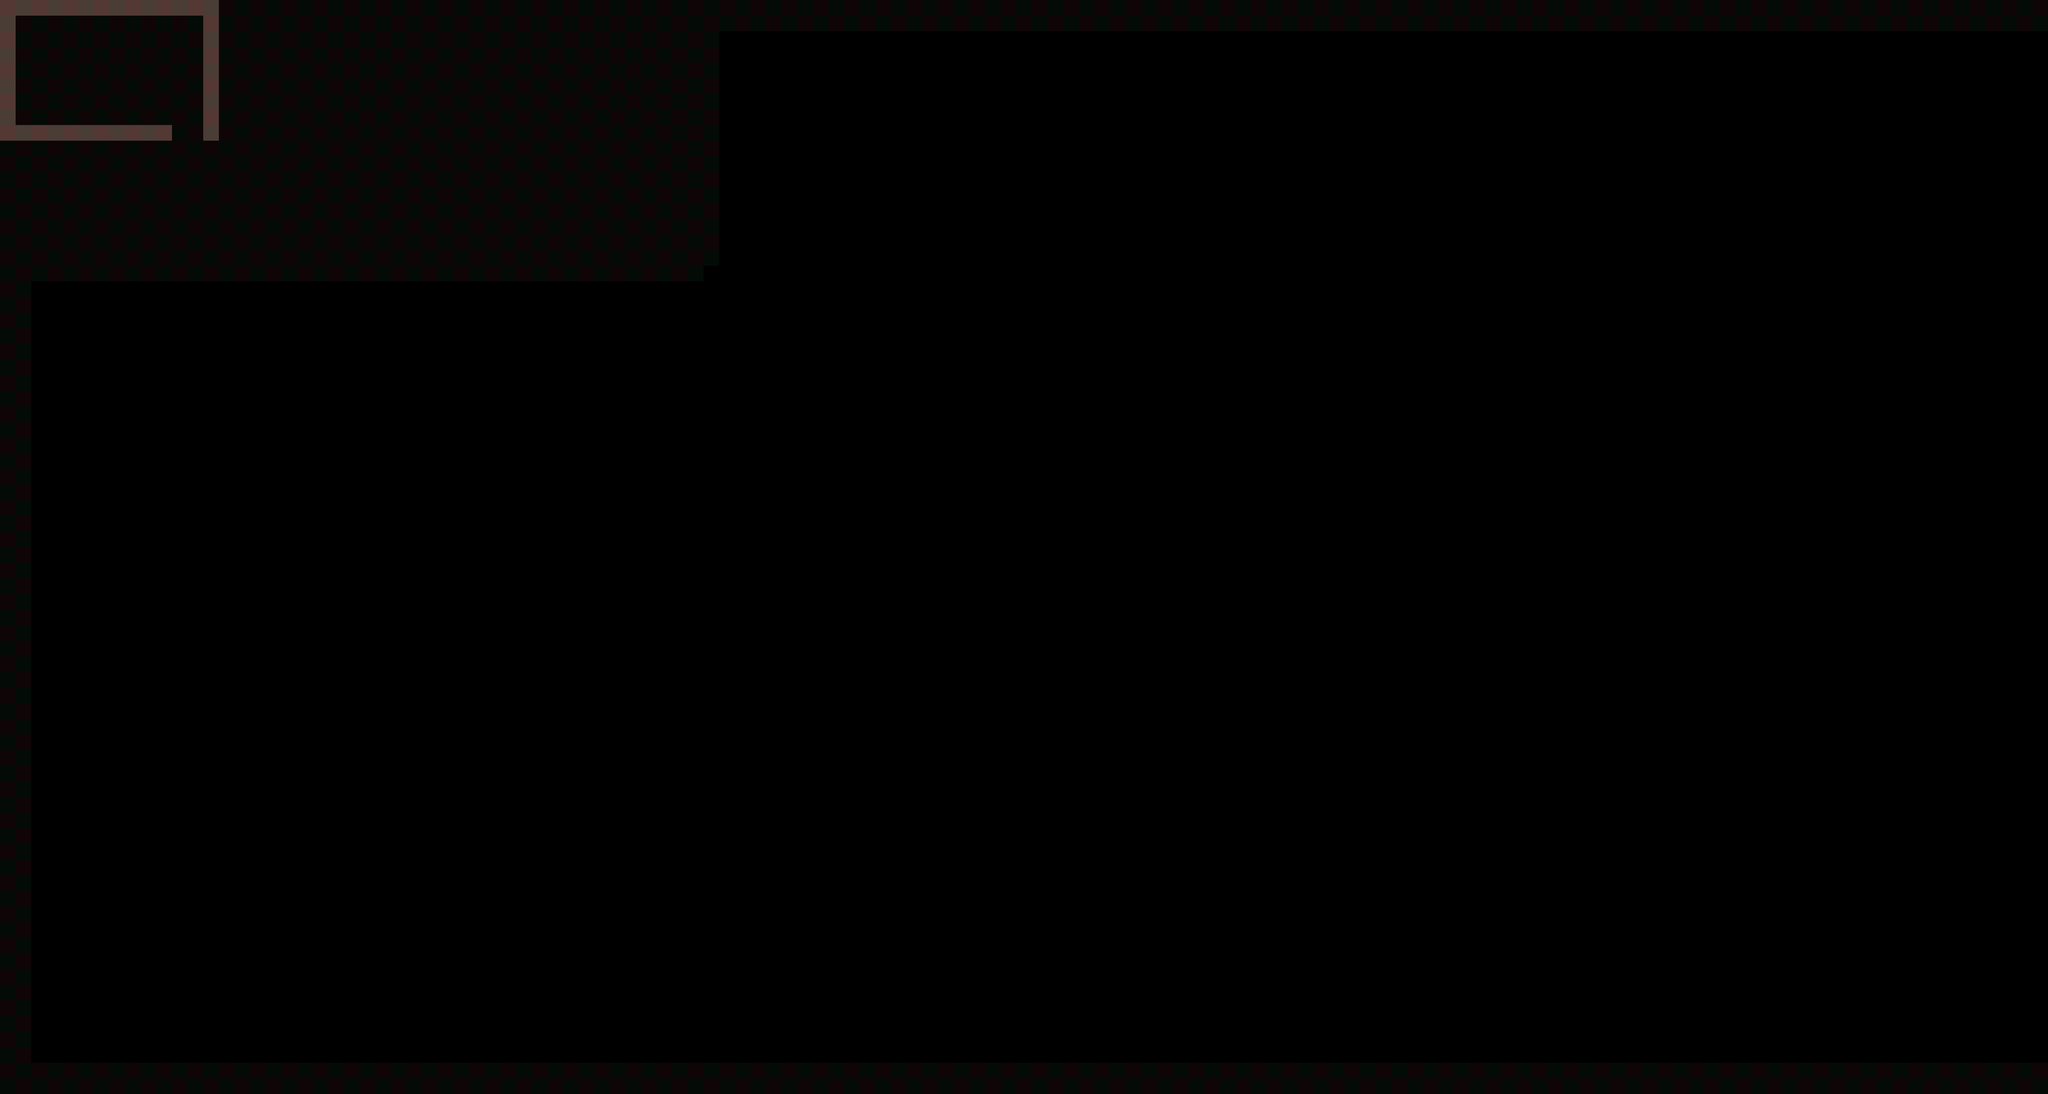

A level layout from a 2D game, rendered from its tile map. Below: a short description, then the map file with tile-grid data replaced by summaries:
An orthogonal 131x70 tile map with 64x64 px tiles, 2 tile layers (Platforms, Data).

<map version="1.4" tiledversion="1.4.2" orientation="orthogonal" renderorder="right-down" width="131" height="70" tilewidth="64" tileheight="64" infinite="0" nextlayerid="4" nextobjectid="1">
 <tileset firstgid="1" name="Tilemap_3" tilewidth="64" tileheight="64" tilecount="264" columns="22">
  <image source="Tilemap_3.png" width="1408" height="768" />
 </tileset>
 <layer id="1" name="Platforms" width="131" height="70">
  <data>[9170 cells, 40 non-empty, 1 distinct tile ids]</data>
 </layer>
 <layer id="3" name="Data" width="131" height="70" locked="1" opacity="0.07">
  <data>[9170 cells, 1359 non-empty, 2 distinct tile ids]</data>
 </layer>
</map>
